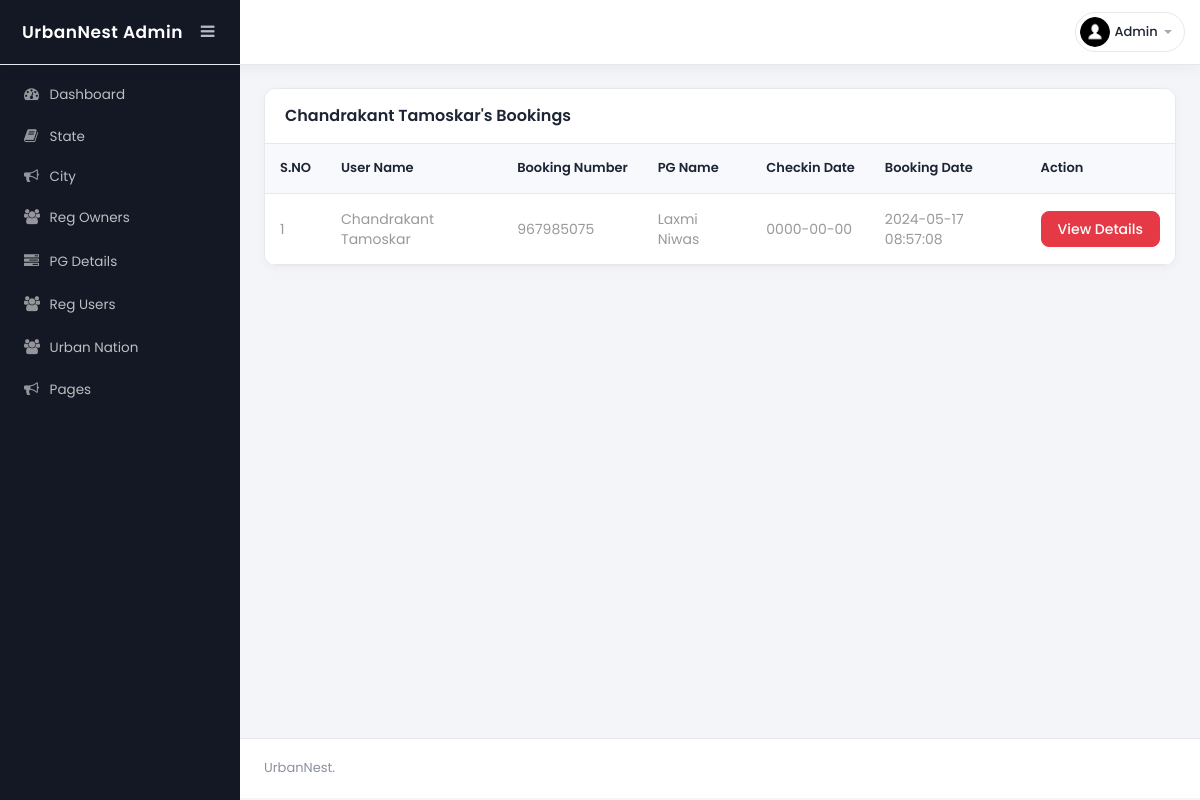
/admin/user-bookings.php?uid=28&uname=Chandrakant+Tamoskar (signed in), run on the app's committed database.
### tables this page shows
CREATE TABLE `tbluser` (
  `ID` int(10) NOT NULL,
  `FullName` varchar(200) DEFAULT NULL,
  `Email` varchar(200) DEFAULT NULL,
  `MobileNumber` bigint(10) DEFAULT NULL,
  `dob` date DEFAULT NULL,
  `Password` varchar(200) DEFAULT NULL,
  `RegDate` timestamp NOT NULL DEFAULT current_timestamp(),
  `LastUpdationDate` timestamp NULL DEFAULT NULL ON UPDATE current_timestamp(),
  `comm` longtext NOT NULL DEFAULT '{}'
);

CREATE TABLE `tblbookpg` (
  `ID` int(10) NOT NULL,
  `Userid` int(10) DEFAULT NULL,
  `Pgid` int(10) DEFAULT NULL,
  `BookingNumber` int(10) NOT NULL,
  `CheckinDate` date DEFAULT NULL,
  `UserMsg` varchar(500) DEFAULT NULL,
  `BookingDate` timestamp NOT NULL DEFAULT current_timestamp(),
  `Remark` varchar(50) DEFAULT NULL,
  `Status` varchar(50) DEFAULT NULL,
  `RemDate` timestamp NULL DEFAULT NULL ON UPDATE current_timestamp()
);

CREATE TABLE `tblpg` (
  `ID` int(10) NOT NULL,
  `OwnerID` int(20) NOT NULL,
  `StateName` varchar(200) DEFAULT NULL,
  `CityName` varchar(200) DEFAULT NULL,
  `PGTitle` varchar(200) DEFAULT NULL,
  `Type` varchar(120) DEFAULT NULL,
  `RPmonth` varchar(120) DEFAULT NULL,
  `norooms` varchar(45) DEFAULT NULL,
  `Address` varchar(120) DEFAULT NULL,
  `Image` varchar(200) DEFAULT NULL,
  `Electricity` varchar(40) DEFAULT NULL,
  `Parking` varchar(40) DEFAULT NULL,
  `Refregerator` varchar(40) DEFAULT NULL,
  `Furnished` varchar(40) DEFAULT NULL,
  `AC` varchar(40) DEFAULT NULL,
  `Balcony` varchar(40) DEFAULT NULL,
  `StudyTable` varchar(40) DEFAULT NULL,
  `Laundry` varchar(40) DEFAULT NULL,
  `Security` varchar(40) DEFAULT NULL,
  `MealsBreakfast` varchar(45) DEFAULT NULL,
  `MealLunch` varchar(45) NOT NULL,
  `MealDinner` varchar(45) NOT NULL,
  `RegDate` timestamp NOT NULL DEFAULT current_timestamp(),
  `IsActive` int(1) DEFAULT NULL,
  `LastUpdationDate` timestamp NULL DEFAULT NULL ON UPDATE current_timestamp()
);

### includes/security.php (called while the page is built, shortened)
<?php
function h($value): string
{
    return htmlspecialchars((string) ($value ?? ''), ENT_QUOTES, 'UTF-8');
}
function current_admin_id(): int
{
    return (int) ($_SESSION['pgasaid'] ?? 0);
}

### admin/user-bookings.php (the view, shortened to what this page needs)
<?php
require_once __DIR__ . '/../includes/security.php';
include('includes/dbconnection.php');
$uid = (int) ($_GET['uid'] ?? 0);
$uname = '';
$stmt = mysqli_prepare($con, "SELECT FullName FROM tbluser WHERE ID = ?");
mysqli_stmt_bind_param($stmt, 'i', $uid);
mysqli_stmt_execute($stmt);
$urow = mysqli_fetch_assoc(mysqli_stmt_get_result($stmt));
if ($urow) {
    $uname = (string) $urow['FullName'];
}
?>
<!DOCTYPE html>
<head>
<link rel="stylesheet" href="css/bootstrap.min.css" >
<link href="css/style.css" rel='stylesheet' type='text/css' />
<link href="css/style-responsive.css" rel="stylesheet"/>
<link rel="stylesheet" href="css/font.css" type="text/css"/>
<link href="css/font-awesome.css" rel="stylesheet">
<link rel="stylesheet" href="../css/panel.css">
</head>
<body>
<section id="container">
<?php include_once('includes/header.php');?>
<?php include_once('includes/sidebar.php');?>
<section id="main-content">
	<section class="wrapper">
		<div class="table-agile-info">
 <div class="panel panel-default">
    <div class="panel-heading">
<?php echo h($uname); ?>'s Bookings
    </div>
    <div>
      <table class="table" ui-jq="footable" ui-options='{
        "paging": {
          "enabled": true
        },
        "filtering": {
          "enabled": true
        },
        "sorting": {
          "enabled": true
        }}'>
        <thead>
          <tr>
            <th data-breakpoints="xs">S.NO</th>
            <th>User Name</th>
            <th>Booking Number</th>
            <th>PG Name</th>
            <th>Checkin Date</th>
            <th>Booking Date</th>
            <th data-breakpoints="xs">Action</th>
          </tr>
        </thead>
        <?php
$ret=mysqli_query($con,"select tblbookpg.ID,tblbookpg.BookingNumber,tblbookpg.CheckinDate,tblbookpg.BookingDate,tblpg.PGTitle,tbluser.FullName from  tblbookpg join tblpg on tblpg.ID=tblbookpg.Pgid join tbluser on tbluser.ID=tblbookpg.Userid where tbluser.ID=" . $uid);
$cnt=1;
while ($row=mysqli_fetch_array($ret)) {
?>
        <tbody>
          <tr data-expanded="true">
            <td><?php echo $cnt;?></td>
              <td><?php echo h($row['FullName']); ?></td>
                  <td><?php echo h($row['BookingNumber']); ?></td>
                  <td><?php echo h($row['PGTitle']); ?></td>
                  <td><?php echo h($row['CheckinDate']); ?></td>
                  <td><?php echo h($row['BookingDate']); ?></td>
                  <td><a href="booking-details.php?viewid=<?php echo h($row['ID']); ?>" class="btn btn-primary">View Details</a>
                </tr>
                <?php
$cnt=$cnt+1;
}?>
 </tbody>
            </table>
    </div>
  </div>
</div>
</section>
		 <?php include_once('includes/footer.php');?>
</section>
</section>
</body>
</html>

### admin/includes/header.php (shortened to what this page needs)
<?php
require_once __DIR__ . '/../../includes/security.php';
require_once __DIR__ . '/dbconnection.php';
?>
<header class="header fixed-top clearfix">
    <div class="brand">
        <a href="dashboard.php" class="logo">
            UrbanNest Admin
        </a>
        <div class="sidebar-toggle-box">
            <div class="fa fa-bars"></div>
        </div>
    </div>
    <div class="top-nav clearfix">
        <ul class="nav pull-right top-menu">
            <li class="dropdown">
                <a data-toggle="dropdown" class="dropdown-toggle" href="#">
                    <?php
                    $adid = current_admin_id();
                    $ret = mysqli_query($con, "select AdminName from tbladmin where ID=" . $adid);
                    $row = mysqli_fetch_array($ret);
                    $name = $row['AdminName'] ?? '';
                    ?>
                    <img alt="" src="images/2.png">
                    <span class="username"><?php echo h($name); ?></span>
                    <b class="caret"></b>
                </a>
            </li>
        </ul>
    </div>
</header>

### admin/css/style.css (style rules this page uses)
ul, ol { margin: 0; }
html, body { font-family: 'Roboto', sans-serif; font-size: 100%; overflow-x: hidden; background: url(../images/bg.jpg) no-repeat 0px 0px; background-size:cover; }
body a { transition: 0.5s all ease; -webkit-transition: 0.5s all ease; -moz-transition: 0.5s all ease; -o-transition: 0.5s all ease; -ms-transition: 0.5s all ease; text-decoration:none; }
ul,label { margin:0; padding:0; }
#main-content { margin-left:240px; -webkit-transition:all .3s ease-in-out; -moz-transition:all .3s ease-in-out; -o-transition:all .3s ease-in-out; transition:all .3s ease-in-out; }
.header { left:0; right:0; z-index:1002; background:rgb(240, 188, 180); -webkit-transition:all .3s ease-in-out; -moz-transition:all .3s ease-in-out; -o-transition:all .3s ease-in-out; transition:all .3s ease-in-out; }
.fixed-top { position:fixed; box-shadow:1px 0 3px rgba(0,0,0,.15); }
.wrapper { display:inline-block; margin-top:80px; padding:15px; width:100%; }
.brand { background:#8b5c7e; float:left; width:240px; height:80px; position:relative; }
a.logo { font-size:22px; color:#fff; float:left; margin:20px 0 0 25px; text-transform:uppercase; }
#top_menu .nav>li,ul.top-menu>li { float:left; }
ul.top-menu { margin-right:15px; margin-top: 0; }
ul.top-menu > li > a { color: #fff; font-size: 16px; background: #8b5c7e; padding: 4px 8px; margin-right: 15px; border-radius: 50%; -webkit-border-radius: 50%; padding-right: 8px !important; }
.top-nav { margin-top:20px; }
.top-nav img { border-radius:50%; -webkit-border-radius:50%; width:33px; }
.top-nav .username { font-size:13px; color:#fff; }
.top-nav ul.top-menu>li>a { border-radius: 100px; -webkit-border-radius: 100px; padding: 0px; background: none; margin-right: 0; border: 1px solid #8b5c7e; background: #8b5c7e; }
.top-nav ul.top-menu>li { margin-left:10px; }
.top-nav .nav .caret { border-bottom-color:#A4AABA; border-top-color:#A4AABA; }
.sidebar-toggle-box { float:left; margin-top:23px; margin-left:-15px; background:#8b5c7e; border-radius:50%; -webkit-border-radius:50%; width:32px; height:32px; position:absolute; right:-15px; }
.sidebar-toggle-box .fa-bars { cursor:pointer; display:inline-block; font-size:15px; padding:8px 8px 8px 9px; color:#fff; }
.panel-heading { position: relative; height: 57px; line-height: 57px; letter-spacing: 0.2px; color: #000; font-size: 18px; font-weight: 400; padding: 0 16px; background:#ddede0; border-top-right-radius: 2px; border-top-left-radius: 2px; text-transform: uppercase; text-align: center; }
.panel { border: none ! important; }
.table>thead>tr>th { border-bottom: 1px solid #e1ab91 ! important; }
.table>tbody>tr>td, .table>tbody>tr>th, .table>tfoot>tr>td, .table>tfoot>tr>th, .table>thead>tr>td, .table>thead>tr>th { border-bottom: 1px solid #e9e9e9 ! important; }
.table > thead > tr > th, .table > tbody > tr > th, .table > tfoot > tr > th, .table > thead > tr > td, .table > tbody > tr > td, .table > tfoot > tr > td { border-top: none !important; }
.table td, .table>tbody>tr>td, .table>tbody>tr>th, .table>tfoot>tr>td, .table>tfoot>tr>th, .table>thead>tr>td, .table>thead>tr>th { padding: 15px!important; }
.table > thead > tr > th, .table > tbody > tr > th, .table > tfoot > tr > th, .table > thead > tr > td, .table > tbody > tr > td, .table > tfoot > tr > td { font-size: 0.9em; color: #999; border-top: none !important; }
.table-agile-info { background: #eef9f0; padding: 2em; border-radius: 4px; -webkit-box-shadow: 0 1px 1px rgba(0,0,0,.05); box-shadow: 0 1px 1px rgba(0,0,0,.05); }
.panel-default>.panel-heading { color: #000000 ! important; background-color: #ddede0 ! important; border-color: #ddede0 ! important; font-size: 20px; }

### data on the page
tbluser: FullName "Chandrakant Tamoskar"
tblbookpg: Userid.FullName "Chandrakant Tamoskar", BookingNumber "967985075", Pgid.PGTitle "Laxmi Niwas", CheckinDate "0000-00-00", BookingDate "2024-05-17 08:57:08"

### other printed values
$name "Admin"
